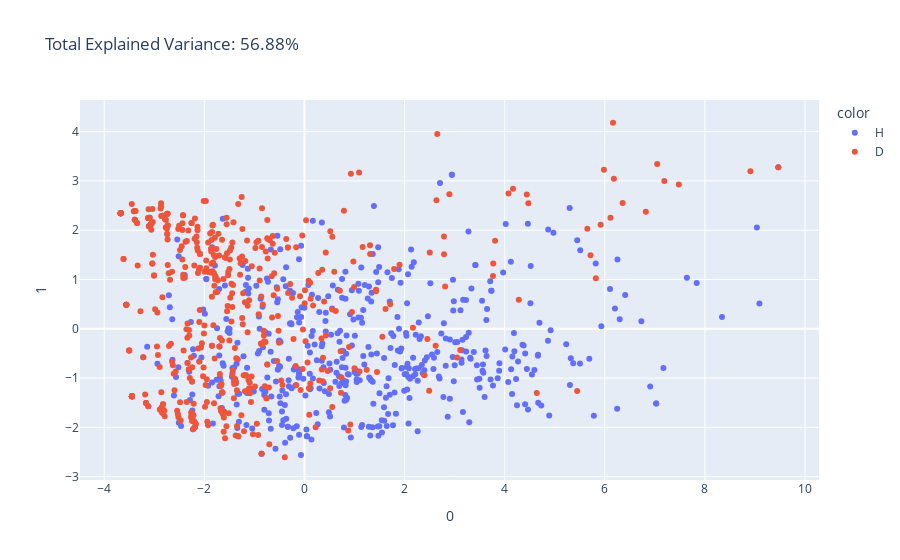

The notebook cell this image was saved under:
### Code cell
pca = PCA(n_components=2)
components = pca.fit_transform(X)
total_var = pca.explained_variance_ratio_.sum() * 100

fig = px.scatter(components, x=0, y=1, color=df['CONDITION'], 
                 title=f'Total Explained Variance: {total_var:.2f}%')
fig.show()

### Figure 1 — Plotly figure (JSON) as saved in the notebook; plotly's stock layout.template omitted (floating-point values rounded to 4 significant figures; data arrays with more than 128 entries replaced by an {"elided": "..."} marker saying what was removed)
{"data": [{"hovertemplate": "color=H<br>0=%{x}<br>1=%{y}<extra></extra>", "legendgroup": "H", "marker": {"color": "#636efa", "symbol": "circle"}, "mode": "markers", "name": "H", "orientation": "v", "showlegend": true, "type": "scatter", "x": {"elided": "493 float values"}, "xaxis": "x", "y": {"elided": "493 float values"}, "yaxis": "y"}, {"hovertemplate": "color=D<br>0=%{x}<br>1=%{y}<extra></extra>", "legendgroup": "D", "marker": {"color": "#EF553B", "symbol": "circle"}, "mode": "markers", "name": "D", "orientation": "v", "showlegend": true, "type": "scatter", "x": {"elided": "493 float values"}, "xaxis": "x", "y": {"elided": "493 float values"}, "yaxis": "y"}], "layout": {"legend": {"title": {"text": "color"}, "tracegroupgap": 0}, "title": {"text": "Total Explained Variance: 56.88%"}, "xaxis": {"anchor": "y", "domain": [0, 1], "title": {"text": "0"}}, "yaxis": {"anchor": "x", "domain": [0, 1], "title": {"text": "1"}}}}
